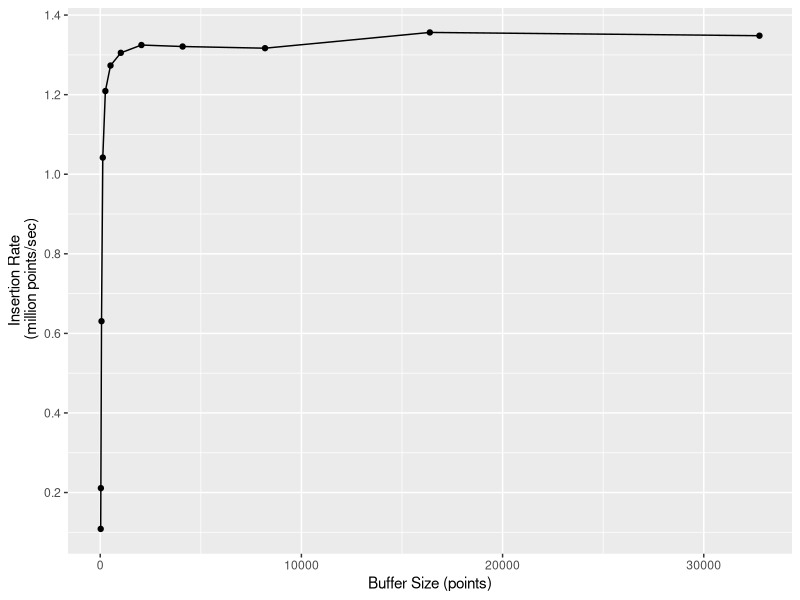
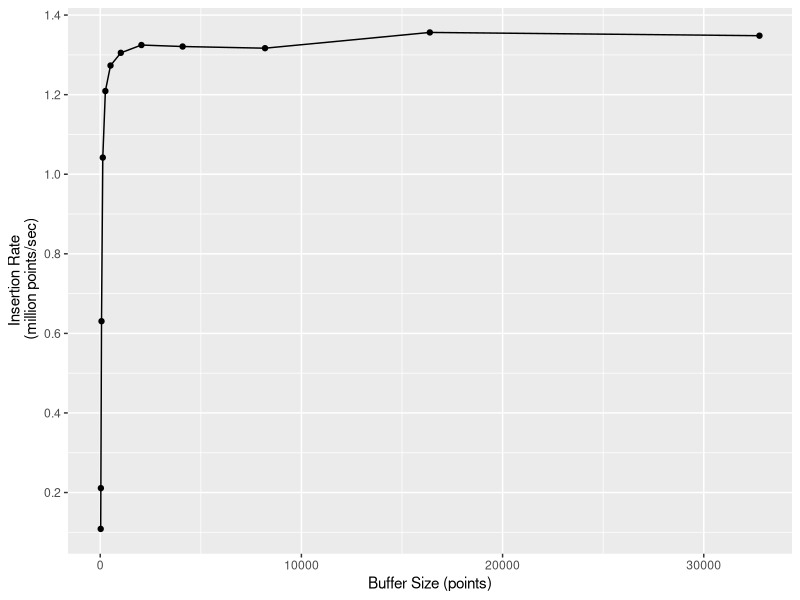

R code for these plots, in order:
library(plyr)
library(ggplot2)

setwd(dirname(sys.frame(1)$ofile))

bsize = read.csv("buffersize.csv")

points = 354215*2
bsize$insertion_rate = points / bsize$itime 

number_ticks <- function(n) {function(limits) pretty(limits, n)}
ggplot(bsize, aes(x=bufsize, y=insertion_rate/1e6)) + 
  geom_point() + geom_line() +
  scale_x_continuous("Buffer Size (points)") +
  scale_y_continuous("Insertion Rate\n (million points/sec)", breaks=number_ticks(5))

ggsave("plot_buffersize.pdf", width=3.2, height=2.4)